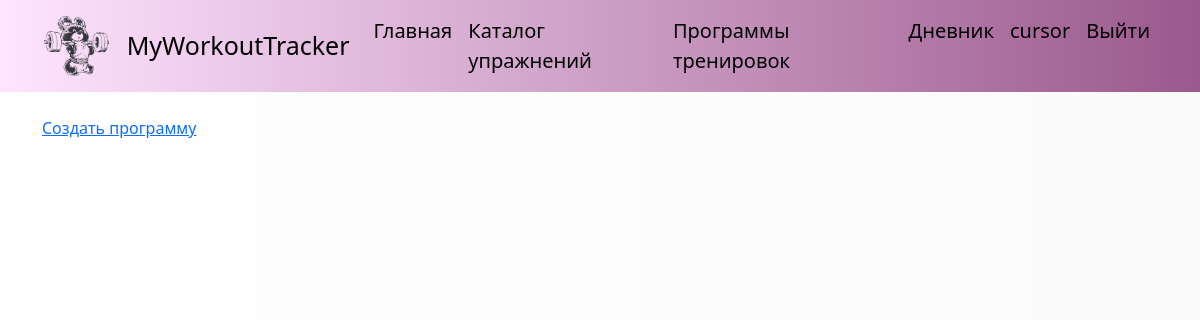
Before: /tracker/user-programs/ (signed in) with the older database file.
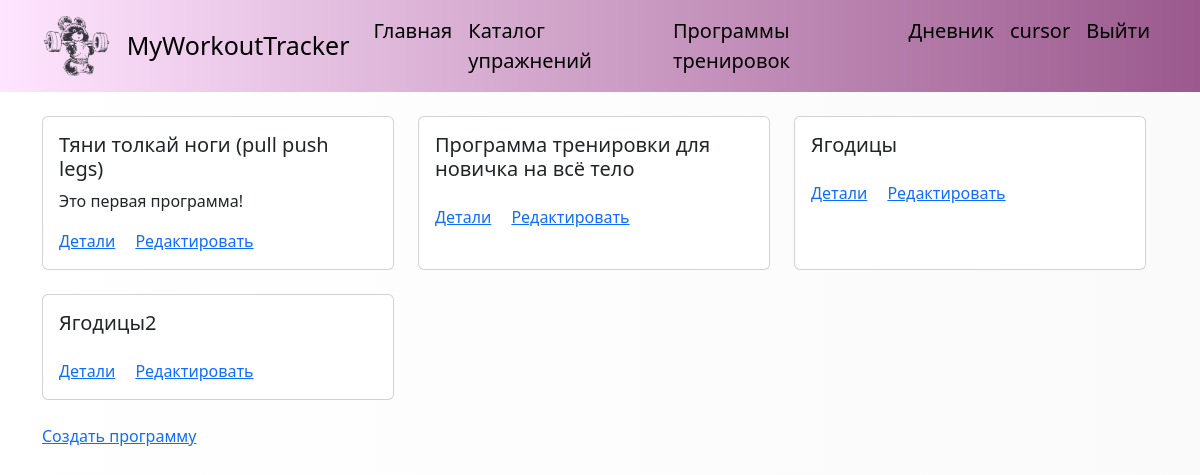
After: the same page with the newer database file.
### tracker/models.py (models this page shows, shortened)
class Program(models.Model):
    title = models.CharField(max_length=100)
    description = models.TextField(blank=True, null=True)
    slug = models.SlugField(max_length=100, unique=True)
    user = models.ForeignKey(to=get_user_model(), on_delete=models.CASCADE)
    is_published = models.BooleanField(default=False)
    program_category = models.ForeignKey(to='ProgramCategory', on_delete=models.SET_NULL, null=True, blank=True)
    period = models.ForeignKey(to='ProgramPeriod', on_delete=models.RESTRICT)

### tracker/views.py (the view)
# urls.py: path('user-programs/', views.UserPrograms.as_view(), name='user_programs'),
class UserPrograms(LoginRequiredMixin, ListView):
    context_object_name = 'programs'
    def get_queryset(self):
        return Program.objects.filter(user=self.request.user)

### users/context_processors.py (called while the page is built)
def get_workout_context(req):
    return {'menu': menu}

### tracker/templates/tracker/program_list.html
{% extends 'base.html' %}
{% block content %}
<div class="container my-4">
    <div class="row g-4">
    {% for pr in programs %}
        <div class="col-auto">
            <div class="card h-100" style="width: 22rem;">
              <div class="card-body d-flex flex-column text-start">
                <h5 class="card-title">{{ pr.title }}</h5>
                <p class="card-text">{{ pr.description }}</p>
                <span>
                {% if pr.period.id == 1 %}
                <a href="{% url 'tracker:week_program_view' pr.slug %}" class="card-link" style="margin-top: auto;">Детали</a>
                {% else %}
                <a href="{% url 'tracker:day_program_view' pr.slug %}" class="card-link" style="margin-top: auto;">Детали</a>
                {% endif %}
                <a href="{% url 'tracker:edit_program' pr.slug %}" class="card-link" style="margin-top: auto;">Редактировать</a>
                </span>
              </div>
            </div>
        </div>
    {% endfor %}
    </div>
    <div class="row my-4">
        <a href="{% url 'tracker:create_program' %}">Создать программу</a>
    </div>
</div>
{% endblock %}

### templates/base.html (shortened to what this page needs)
{% load static %}
<!DOCTYPE html>
<html lang="en">
<head>
    <link href="https://cdn.jsdelivr.net/npm/bootstrap@5.3.2/dist/css/bootstrap.min.css" rel="stylesheet">
    <link type="text/css" href="{% static 'workout/css/styles.css' %}" rel="stylesheet">
</head>
<body style="">
    {% block menu %}
    <nav class="navbar navbar-expand-lg" style="background-color: #fff5f7;">
        <div class="container">
            <a class="navbar-brand" href="{% url 'home' %}">
            <img src="{% static 'workout/images/main.png' %}" alt="img" width=auto" height="60">
            </a>
            <a href="{% url 'home' %}" class="navbar-brand">MyWorkoutTracker</a>
            <div class="collapse navbar-collapse" id="navbarSupportedContent">
                <ul class="navbar-nav  ms-auto">
                    {% for m in menu %}
                    <li class="nav-item">
                        <a class="nav-link" href="{% url m.url %}">{{ m.name }}</a>
                    </li>
                    {% endfor %}
                    {% if user.is_authenticated %}
                    <li class="nav-item">
                        <a class="nav-link" href="{% url 'tracker:archive_week' %}">Дневник</a>
                    </li>
                    <li class="nav-item">
                        <a class="nav-link" href="{% url 'users:profile' %}">{{ user.username }}</a>
                    </li>
                    <li class="nav-item">
                        <a class="nav-link" href="{% url 'users:logout' %}">Выйти</a>
                    </li>
                    {% endif %}
                </ul>
            </div>
        </div>
    </nav>
    {% endblock %}
    <div class="container-fluid my-2">
    {% block content %}
    {% endblock %}
    </div>
</body>
</html>

Changed rows visible on the page:
added Program: title "Тяни толкай ноги (pull push legs)", description "Это первая программа!", shows "Детали"
added Program: title "Программа тренировки для новичка на всё тело", shows "Детали"
added Program: title "Ягодицы", shows "Детали"
added Program: title "Ягодицы2", shows "Детали"
